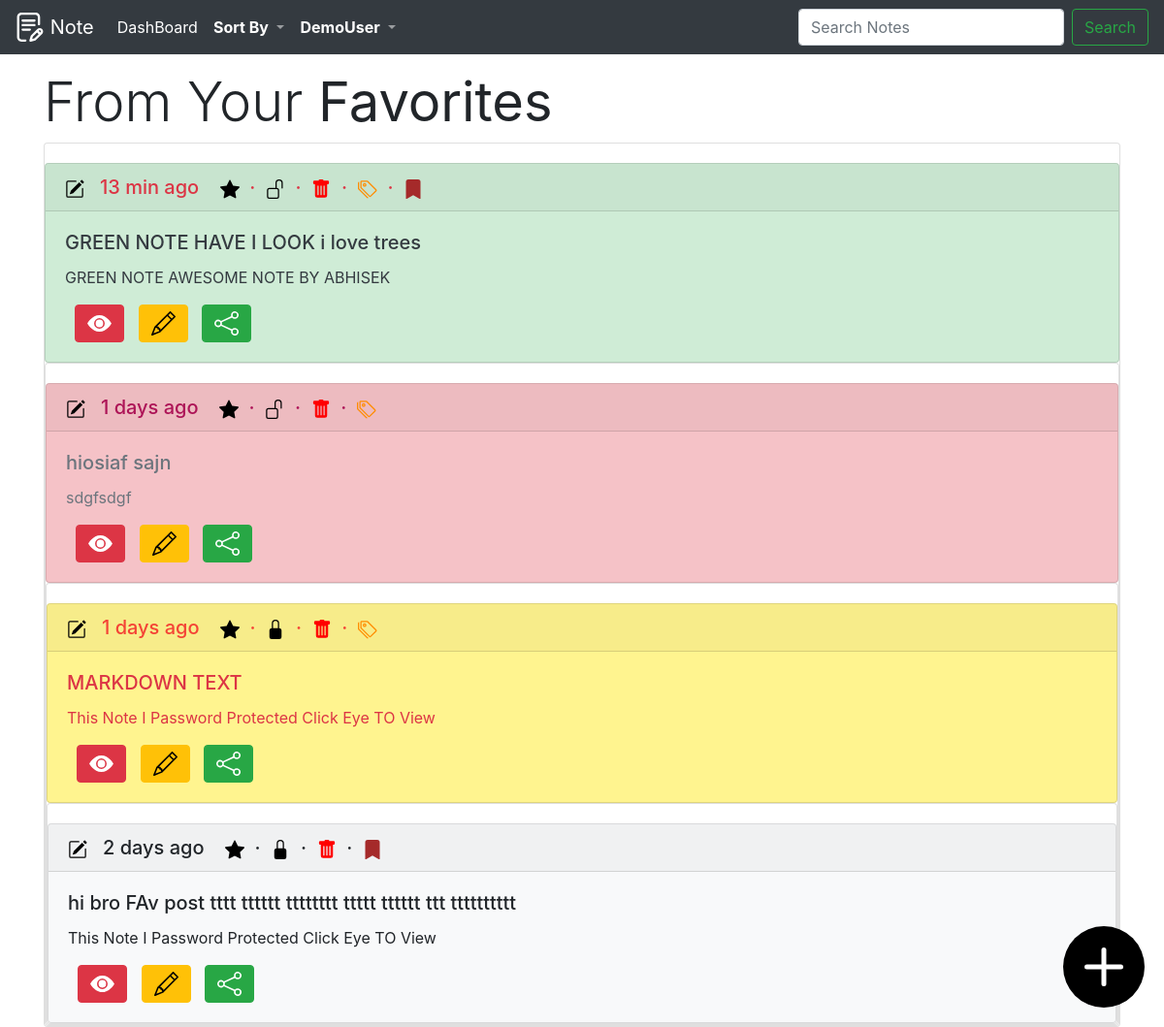
Page /note/sort_by/favorites/ (signed in) on the earlier database version.
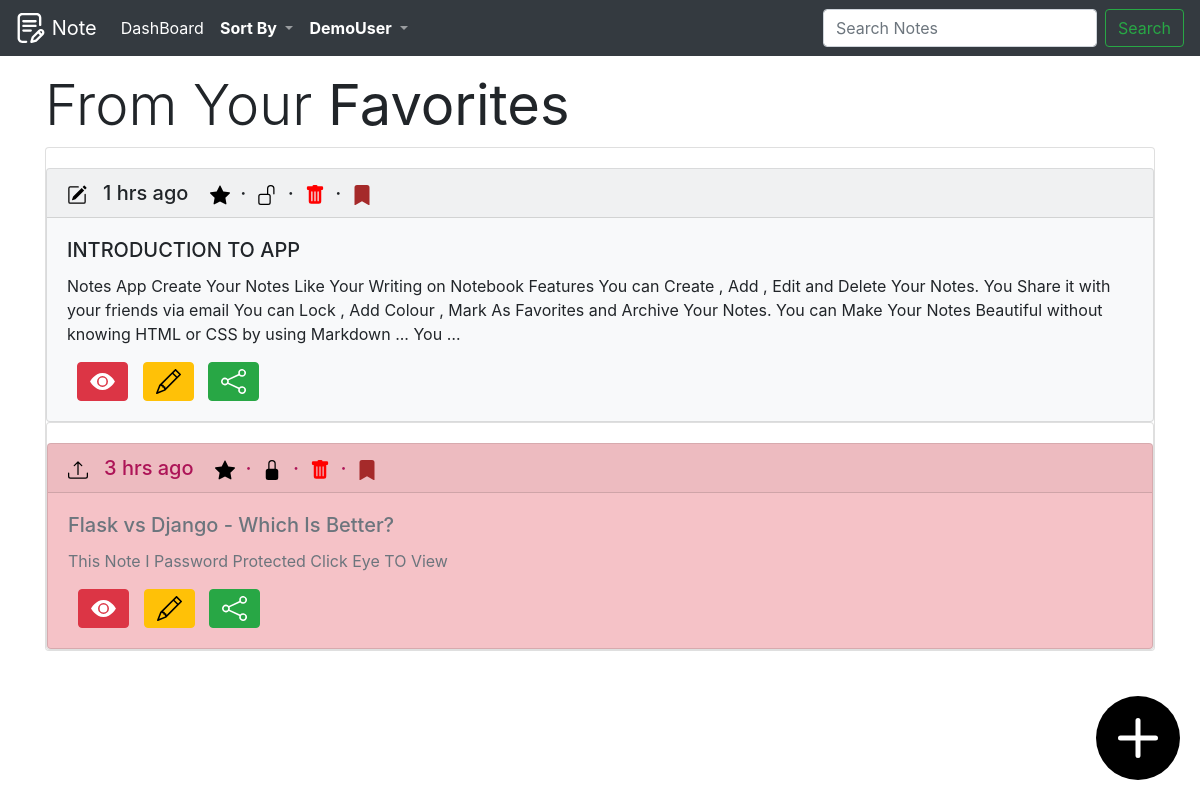
Same page on the later database version.
### notes/models.py (models this page shows, shortened)
class Note(models.Model):
    id=models.UUIDField(primary_key=True,
                    default=uuid.uuid4,
                    editable=False,
                    db_index=True,)
    category = models.ForeignKey(Category, verbose_name="Category",on_delete=models.CASCADE,blank=True)
    heading=models.CharField(max_length=70,blank=False)
    description =models.TextField(blank=True)
    password_required = models.BooleanField(default=False)
    add_to_fav = models.BooleanField(default=False)
    colour_of_notes = models.CharField(
        max_length=9,
        choices=COLOURS_CHOICES,
        default='white',
    )
    author=models.ForeignKey(User,on_delete=models.CASCADE)
    created =models.DateTimeField(auto_now_add=True)
    updated=models.DateTimeField(auto_now=True)
    def get_absolute_url(self):
        return reverse('note_detail',args=[str(self.id)])
    class Meta:
        get_latest_by='created'
        ordering=('updated',)

### notes/views.py (the view)
# urls.py: path('note/sort_by/favorites/',show_favorites_notes,name='show_favorites_notes'),
@login_required
def show_favorites_notes(request):
	all_notes=Note.objects.filter(author=request.user).filter(add_to_fav=True)[::-1]
	return render(request,'noteshtmls/dashboard.html',{'all_notes':all_notes,'category':'Favorites'})

### notes/templatetags/blog_tags.py (called while the page is built)
@register.filter(name='markdown')
def markdown_format(text):
	return mark_safe(markdown.markdown(text))

### notes/templates/noteshtmls/dashboard.html (shortened to what the changed rows need)
{% extends "base.html" %}
{% load static %}
{% load blog_tags %}
{% block content %}
{% if not all_notes %}
	<div class="jumbotron jumbotron-fluid">
	  <div class="container">
	    <h1 class="display-4">Welcome <b>{{ user.username }}</b> !!</h1>
	    <p class="lead">You Don't Have Any Note <b>{{  category }}</b> Add Some Notes...</p>
	      <p class="lead">
	    	<a class="btn btn-primary btn-lg" href="{% url 'add_note' %}" role="button">Add Notes</a>
	 	</p>
	<i class="bi bi-plus-circle"></i>
	  </div>
	</div>
{% else %}
	{% for note in all_notes %}
		<div class="card" >
	{% if  note.colour_of_notes == 'white' %}
	   <div class="card bg-light"  style="margin-top: 20px !important">
	{% elif  note.colour_of_notes == 'green' %}
		<div class="card text-dark bg-success" style="margin-top: 20px !important">
	{% elif  note.colour_of_notes == 'orange' %}
		<div class="card text-white bg-warning" style="margin-top: 20px !important">
	{% elif  note.colour_of_notes == 'blue' %}
		<div class="card text-white bg-primary" style="margin-top: 20px !important">
	{% elif  note.colour_of_notes == 'red' %}
		<div class="card text-secondary bg-danger" style="margin-top: 20px !important">
	{% else %}
		<div class="card text-danger bg-info" style="margin-top: 20px !important">
	{% endif %}
		  <h5 class="card-header" id='headertextdate'>
		  	{% if  note.created ==  note.updated %}
		  		<img src="{% static 'images/upload.svg' %}" alt="Uploaded at " width="20" title="{{ note.heading }} Uploaded ">
		  	{% else %}
		  		<img src="{% static 'images/edit.svg' %}" alt="Edited at "  width="20" title="{{ note.heading }} Edited">
		  	{% endif %}
		  	&nbsp;&nbsp;{{ note|date_str_output }}
		  	{% if  note.add_to_fav %}
		  		<img src="{% static 'images/star_fill.svg' %}" alt="Started Note" width="20" title="{{ note.heading }} STARRTED ">
		  	{% else %}
		  		<img src="{% static 'images/star.svg' %}" alt="Unstarted Note " width="20" title="{{ note.heading }} Not STARRTED ">
		  	{% endif %}
		  	&nbsp;&middot;&nbsp;
		  	{% if  note.password_required %}
		  		<img src="{% static 'images/Lockfill.svg' %}" alt="Uploaded at " width="20" title="{{ note.heading }} STARRTED ">
		  	{% else %}
		  		<img src="{% static 'images/Unlock.svg' %}" alt="Uploaded at " width="20" title="{{ note.heading }} Not STARRTED ">
		  	{% endif %}
		  	&nbsp;&middot;&nbsp;
      {% if  note.category.title == "Un taged" %}
        <a href="{% url 'move_to_trash' note.pk %}" title="">
          <img src="{% static 'images/trash_fill.svg' %}" alt="Add To Trash" width="20" height="20" title="Add To Trash" >
          </a>
        &nbsp;&middot;&nbsp;
        <a href="{% url 'move_to_archive' note.pk %}" title="">
        <img src="{% static 'images/archive_fill.svg' %}" alt="Add To Archive" width="20" height="20" title="Add To Archive">
        </a>
      {% elif  note.category.title  == 'Trash' %}
      	<a href="{% url 'delete_notes_from_trash' note.pk %}" title="Delete {{ note.heading }} permenntly">
          <img src="{% static 'images/trash_fill.svg' %}" alt="Add To Trash" width="20" height="20" title="Add To Trash" >
          </a>
          &nbsp;&middot;&nbsp;
          <a href="{% url 'move_to_untagged' note.pk %}" title="">
          <img src="{% static 'images/untag.svg' %}" alt="Add To Un-Tagged" width="20" height="20" title="Add To Un-Tagged">
          </a>
           &nbsp;&middot;&nbsp;
            <a href="{% url 'move_to_archive' note.pk %}" title="">
            <img src="{% static 'images/archive_fill.svg' %}" alt="Add To Archive" width="20" height="20" title="Add To Archive">
            </a>
      {% elif  note.category.title  == 'Archive' %}
        <a href="{% url 'move_to_trash' note.pk %}" title="">
          <img src="{% static 'images/trash_fill.svg' %}" alt="Add To Trash" width="20" height="20" title="Add To Trash" >
          </a>
          &nbsp;&middot;&nbsp;
        <a href="{% url 'move_to_untagged' note.pk %}" title="">
          <img src="{% static 'images/untag.svg' %}" alt="Add To Un-Tagged" width="20" height="20" title="Add To Un-Tagged">
          </a>
    {% endif %}
		  </h5>
		  <div class="card-body">
		    <h5 class="card-title">{{ note.heading }}</h5>
			    {% if  note.password_required %}
			    	<p class="card-text">This Note I Password Protected Click Eye TO View</p>
				{% else %}
			    	<p class="card-text">{{ note.description|markdown|striptags|truncatewords:60  }}</p>
				{% endif %}
			  <div>
					  <a href="{{ note.get_absolute_url }}"  alt="View Note" title="View Note" style="margin-left: 10px">
					  	<button type="button" class="btn btn-danger " >
					  		<img src="{% static 'images/view_eye.svg' %}" alt="View Note" title="View Note" height="25" width="25" >
					  	</button>
					  </a>
					   <a href="{% url 'note_update' note.id %}"  alt="Edit Note" title="Edit Note" style="margin-left: 10px">
					  	<button type="button" class="btn btn-warning " >
					  		<img src="{% static 'images/edit_note.svg' %}" alt="Edit Note" title="Edit Note" height="25" width="25" >
					  	</button>
					  </a>
					  <a href="{% url 'share_note_by_email' note.id %}" alt="Share Note" title="Share Note" style="margin-left: 10px">
					  	<button type="button" class="btn btn-success " >
					  		<img src="{% static 'images/share.svg' %}" alt="Share Note" title="Share Note" height="25" width="25" >
					  	</button>
					  </a>
				</div>
		  </div>
		</div>
	{% endfor %}
</div>
{% endif %}
{% endblock content %}

Differences in the rows shown:
removed Note: created+updated "13 min ago", add_to_fav True (drawn), password_required False (drawn), heading "GREEN NOTE HAVE I LOOK i love trees", description "GREEN NOTE AWESOME NOTE BY ABHISEK"
removed Note: created+updated "1 days ago", add_to_fav True (drawn), password_required False (drawn), heading "hiosiaf sajn", description "sdgfsdgf"
removed Note: created+updated "1 days ago", add_to_fav True (drawn), password_required True (drawn), heading "MARKDOWN TEXT", shows "This Note I Password Protected Click Eye TO View"
removed Note: created+updated "2 days ago", add_to_fav True (drawn), password_required True (drawn), heading "hi bro FAv post tttt tttttt tttttttt ttttt tttttt ttt tttttttttt", shows "This Note I Password Protected Click Eye TO View"
added Note: created+updated "1 hrs ago", add_to_fav True (drawn), password_required False (drawn), heading "INTRODUCTION TO APP", description "Notes App Create Your Notes Like Your Writing on Notebook Features You can Create , Add , Edit and Delete Your Notes. You Share it with your friends via email You can Lock , Add Colour , Mark As Favorites and Archive Your Notes. You can Make Your Notes Beautiful without knowing HTML or CSS by using Markdown ... You …"
added Note: created+updated "3 hrs ago", add_to_fav True (drawn), password_required True (drawn), heading "Flask vs Django - Which Is Better?", shows "This Note I Password Protected Click Eye TO View"
